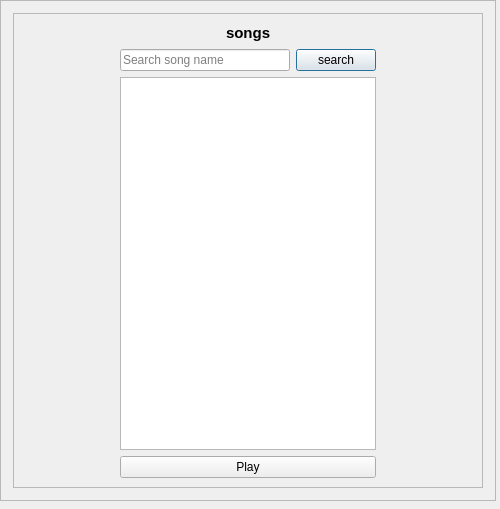
<?xml version="1.0" encoding="UTF-8"?>
<ui version="4.0">
 <class>Dialog_Queue</class>
 <widget class="QDialog" name="Dialog_Queue">
  <property name="geometry">
   <rect>
    <x>0</x>
    <y>0</y>
    <width>500</width>
    <height>509</height>
   </rect>
  </property>
  <property name="windowTitle">
   <string>Dialog</string>
  </property>
  <widget class="QFrame" name="frame_3">
   <property name="geometry">
    <rect>
     <x>0</x>
     <y>0</y>
     <width>496</width>
     <height>501</height>
    </rect>
   </property>
   <property name="maximumSize">
    <size>
     <width>496</width>
     <height>501</height>
    </size>
   </property>
   <property name="frameShape">
    <enum>QFrame::Shape::StyledPanel</enum>
   </property>
   <property name="frameShadow">
    <enum>QFrame::Shadow::Raised</enum>
   </property>
   <layout class="QGridLayout" name="gridLayout_3">
    <item row="0" column="0">
     <layout class="QHBoxLayout" name="horizontalLayout_5">
      <item>
       <widget class="QFrame" name="frame_2">
        <property name="minimumSize">
         <size>
          <width>470</width>
          <height>475</height>
         </size>
        </property>
        <property name="maximumSize">
         <size>
          <width>470</width>
          <height>475</height>
         </size>
        </property>
        <property name="frameShape">
         <enum>QFrame::Shape::StyledPanel</enum>
        </property>
        <property name="frameShadow">
         <enum>QFrame::Shadow::Raised</enum>
        </property>
        <layout class="QGridLayout" name="gridLayout_2">
         <item row="0" column="2">
          <spacer name="horizontalSpacer_8">
           <property name="orientation">
            <enum>Qt::Orientation::Horizontal</enum>
           </property>
           <property name="sizeHint" stdset="0">
            <size>
             <width>40</width>
             <height>20</height>
            </size>
           </property>
          </spacer>
         </item>
         <item row="0" column="0">
          <spacer name="horizontalSpacer_7">
           <property name="orientation">
            <enum>Qt::Orientation::Horizontal</enum>
           </property>
           <property name="sizeHint" stdset="0">
            <size>
             <width>40</width>
             <height>20</height>
            </size>
           </property>
          </spacer>
         </item>
         <item row="0" column="1">
          <layout class="QVBoxLayout" name="verticalLayout_2">
           <item>
            <layout class="QHBoxLayout" name="horizontalLayout_4">
             <item>
              <spacer name="horizontalSpacer_5">
               <property name="orientation">
                <enum>Qt::Orientation::Horizontal</enum>
               </property>
               <property name="sizeHint" stdset="0">
                <size>
                 <width>40</width>
                 <height>20</height>
                </size>
               </property>
              </spacer>
             </item>
             <item>
              <widget class="QLabel" name="label_songs">
               <property name="text">
                <string>&lt;html&gt;&lt;head/&gt;&lt;body&gt;&lt;p&gt;&lt;span style=&quot; font-size:11pt; font-weight:700;&quot;&gt;songs&lt;/span&gt;&lt;/p&gt;&lt;/body&gt;&lt;/html&gt;</string>
               </property>
              </widget>
             </item>
             <item>
              <spacer name="horizontalSpacer_6">
               <property name="orientation">
                <enum>Qt::Orientation::Horizontal</enum>
               </property>
               <property name="sizeHint" stdset="0">
                <size>
                 <width>40</width>
                 <height>20</height>
                </size>
               </property>
              </spacer>
             </item>
            </layout>
           </item>
           <item>
            <layout class="QHBoxLayout" name="horizontalLayout_2">
             <item>
              <widget class="QLineEdit" name="lineEdit_search_song">
               <property name="placeholderText">
                <string>Search song name</string>
               </property>
              </widget>
             </item>
             <item>
              <widget class="QPushButton" name="pushButton">
               <property name="text">
                <string>search</string>
               </property>
              </widget>
             </item>
            </layout>
           </item>
           <item>
            <widget class="QTableWidget" name="tableWidget_songs_of_playlist"/>
           </item>
          </layout>
         </item>
         <item row="2" column="1">
          <layout class="QHBoxLayout" name="horizontalLayout_6">
           <item>
            <widget class="QPushButton" name="pushButton_play">
             <property name="text">
              <string>Play</string>
             </property>
            </widget>
           </item>
          </layout>
         </item>
        </layout>
       </widget>
      </item>
     </layout>
    </item>
   </layout>
  </widget>
 </widget>
 <resources/>
 <connections/>
</ui>
